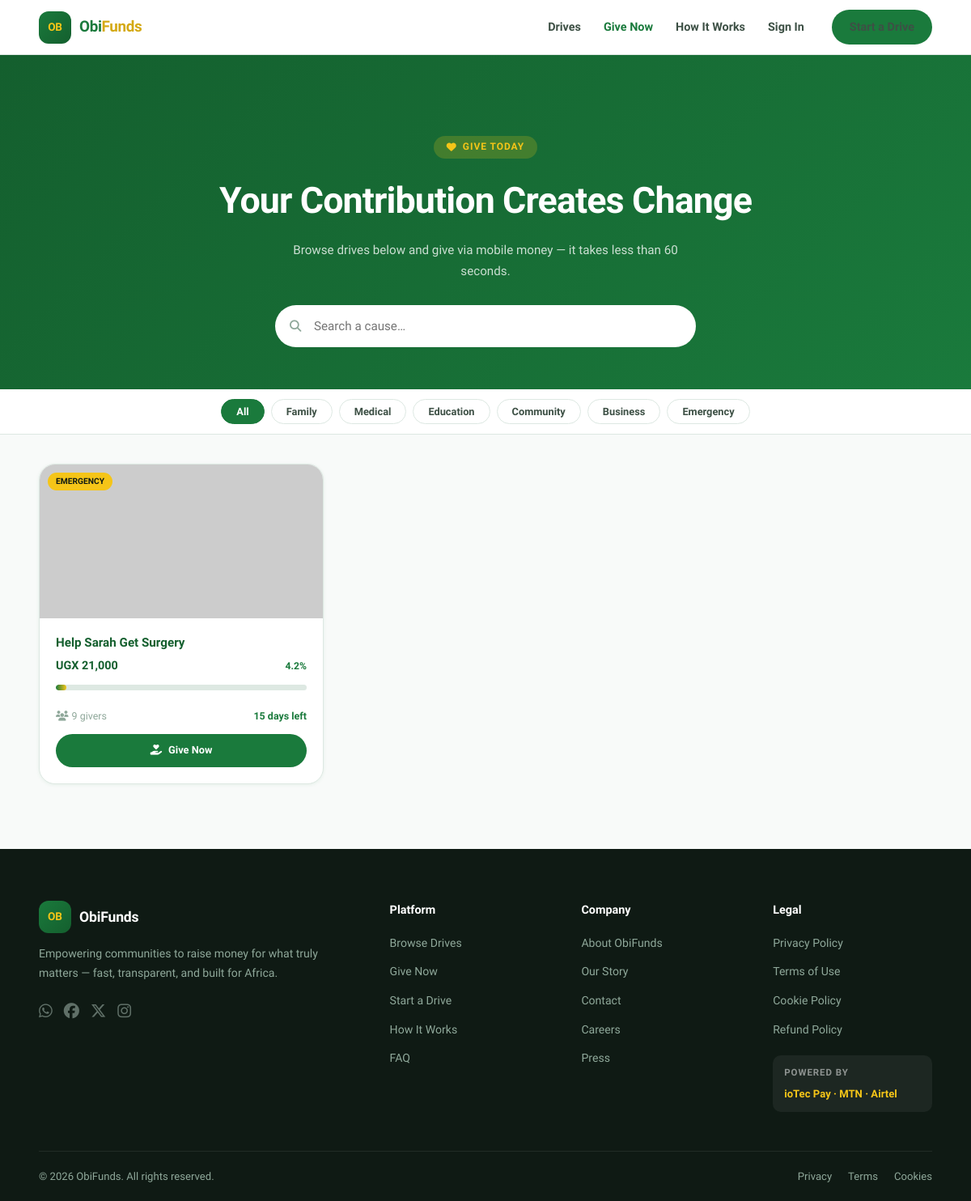
The app's page /donate.php with its own data.
### tables this page shows
CREATE TABLE `campaigns` (
  `campaign_id` int(11) NOT NULL,
  `campaigner_id` int(11) NOT NULL,
  `display_name` varchar(120) DEFAULT NULL,
  `title` varchar(150) NOT NULL,
  `slug` varchar(150) NOT NULL,
  `description` text NOT NULL,
  `category` varchar(50) NOT NULL,
  `goal_amount` decimal(15,2) NOT NULL,
  `currency` varchar(3) NOT NULL DEFAULT 'UGX',
  `raised_amount` decimal(15,2) DEFAULT 0.00,
  `contributor_count` int(11) DEFAULT 0,
  `image_url` varchar(500) DEFAULT NULL,
  `mobile_money_number` varchar(20) NOT NULL,
  `mobile_money_network` varchar(50) NOT NULL,
  `status` enum('draft','active','paused','suspended','completed','flagged') DEFAULT 'draft',
  `start_date` timestamp NOT NULL DEFAULT current_timestamp(),
  `end_date` timestamp NULL DEFAULT NULL,
  `country` varchar(50) NOT NULL,
  `is_featured` tinyint(1) DEFAULT 0,
  `view_count` int(11) DEFAULT 0,
  `share_count` int(11) DEFAULT 0,
  `created_at` timestamp NOT NULL DEFAULT current_timestamp(),
  `updated_at` timestamp NOT NULL DEFAULT current_timestamp() ON UPDATE current_timestamp(),
  `multiple_images` longtext DEFAULT NULL CHECK (json_valid(`multiple_images`))
);

### donate.php (the view, shortened to what this page needs)
<?php
require_once __DIR__ . '/includes/config.php';
$result = $conn->query(
    "SELECT c.*, u.full_name AS campaigner_name,
            ROUND((c.raised_amount/c.goal_amount)*100,1) AS pct,
            DATEDIFF(c.end_date,NOW()) AS days_left
     FROM campaigns c JOIN users u ON c.campaigner_id=u.user_id
     WHERE c.status='active' ORDER BY c.raised_amount DESC"
);
$campaigns = [];
while ($r = $result->fetch_assoc()) $campaigns[] = $r;
include __DIR__ . '/includes/header.php';
?>
<div style="background:linear-gradient(135deg,var(--green-dark) 0%,var(--green) 100%);padding:100px 0 52px;margin-top:68px;text-align:center;">
  <div class="container">
    <span style="display:inline-flex;align-items:center;gap:7px;background:rgba(245,197,24,.2);color:var(--yellow);font-size:.75rem;font-weight:800;padding:4px 16px;border-radius:99px;text-transform:uppercase;letter-spacing:.08em;margin-bottom:16px;">
      <i class="fas fa-heart"></i> Give Today
    </span>
    <h1 style="font-size:clamp(1.8rem,4vw,2.8rem);font-weight:900;color:#fff;letter-spacing:-.02em;margin-bottom:14px;">Your Contribution Creates Change</h1>
    <p style="color:rgba(255,255,255,.78);max-width:480px;margin:0 auto 28px;font-size:.95rem;line-height:1.7;">Browse drives below and give via mobile money — it takes less than 60 seconds.</p>
    <div style="max-width:520px;margin:0 auto;position:relative;">
      <i class="fas fa-search" style="position:absolute;left:18px;top:50%;transform:translateY(-50%);color:var(--gray-400);font-size:.9rem;"></i>
      <input type="text" id="donateSearch" placeholder="Search a cause…" class="form-input" style="padding-left:48px;font-size:.95rem;border-radius:99px;height:52px;border:none;"/>
    </div>
  </div>
</div>
<div style="background:#fff;border-bottom:1px solid var(--gray-200);padding:12px 0;position:sticky;top:68px;z-index:200;">
  <div class="container">
    <div style="display:flex;flex-wrap:wrap;gap:8px;justify-content:center;">
      <?php foreach(['','family','medical','education','community','business','emergency'] as $cat): ?>
        <button class="obi-cat-pill <?= $cat===''?'active':'' ?>" data-cat="<?= $cat ?>">
          <?= $cat==='' ? 'All' : ucfirst($cat) ?>
        </button>
      <?php endforeach; ?>
    </div>
  </div>
</div>
<section style="background:var(--gray-50);padding:36px 0 80px;">
  <div class="container">
    <div class="campaigns-grid" id="donateGrid">
      <?php foreach ($campaigns as $c): ?>
        <?php
          $pct  = min(100,(float)$c['pct']);
          $dl   = (int)$c['days_left'];
          $dlStr= $dl>0?"$dl days left":($dl===0?'Ends today':'Ended');
          $img  = $c['image_url']?:'https://picsum.photos/seed/'.($c['slug']??$c['campaign_id']).'/600/400';
        ?>
        <a href="<?= BASE ?>/campaign-detail.php?id=<?= $c['campaign_id'] ?>"
           class="card campaign-card obi-drive-card"
           data-title="<?= strtolower(htmlspecialchars($c['title'])) ?>"
           data-cat="<?= strtolower($c['category']??'other') ?>">
          <div style="position:relative;">
            <img class="card-img" src="<?= htmlspecialchars($img) ?>" alt="<?= htmlspecialchars($c['title']) ?>" loading="lazy"/>
            <span class="obi-card-cat"><?= htmlspecialchars($c['category']??'General') ?></span>
          </div>
          <div class="card-body">
            <p class="campaign-title"><?= htmlspecialchars($c['title']) ?></p>
            <div class="obi-raised-row">
              <span class="obi-raised-amt"><?= $c['currency'] ?> <?= number_format($c['raised_amount']) ?></span>
              <span class="obi-raised-pct"><?= $pct ?>%</span>
            </div>
            <div class="progress-wrap"><div class="progress-fill" style="width:<?= $pct ?>%"></div></div>
            <div class="campaign-footer">
              <span class="contributors-count"><i class="fas fa-users" style="margin-right:4px;"></i><?= $c['contributor_count'] ?> givers</span>
              <span class="days-left"><?= $dlStr ?></span>
            </div>
            <div style="margin-top:12px;">
              <span class="btn btn-primary btn-sm btn-block" style="pointer-events:none;background:var(--green);">
                <i class="fas fa-hand-holding-heart"></i> Give Now
              </span>
            </div>
          </div>
        </a>
      <?php endforeach; ?>
    </div>
  </div>
</section>
<?php include __DIR__ . '/includes/footer.php'; ?>

### css/style.css (style rules this page uses)
:root { --green: #1a7a3c; --green-dark: #145f2e; --green-light: #e8f5ee; --yellow: #f5c518; --yellow-dark: #d4a914; --yellow-light: #fef9e0; --gray-50: #f8faf9; --gray-100: #f0f4f2; --gray-200: #dde8e2; --gray-400: #8fa89a; --gray-500: #607068; --gray-600: #3d5045; --gray-800: #1c2b23; --gray-900: #0f1a14; --white: #ffffff; --red-err: #dc2626; --shadow-sm: 0 1px 4px rgba(26,122,60,.08); --shadow-md: 0 4px 20px rgba(26,122,60,.12); --shadow-lg: 0 8px 40px rgba(26,122,60,.18); --radius-sm: 8px; --radius-md: 12px; --radius-lg: 20px; --radius-xl: 28px; --max-w: 1380px; --transition: all .2s ease; }
*, *::before, *::after { box-sizing: border-box; margin: 0; padding: 0; }
html { scroll-behavior: smooth; }
body { font-family: 'Plus Jakarta Sans', 'Inter', sans-serif; font-size: 16px; line-height: 1.6; color: var(--gray-800); background: var(--white); }
img { max-width: 100%; display: block; }
a { text-decoration: none; color: inherit; }
button { cursor: pointer; border: none; background: none; font-family: inherit; }
input, select, textarea { font-family: inherit; }
.container { width: 100%; max-width: var(--max-w); margin: 0 auto; padding: 0 48px; }
.btn { display: inline-flex; align-items: center; gap: 8px; padding: 13px 30px; border-radius: 99px; font-weight: 700; font-size: .9rem; transition: var(--transition); white-space: nowrap; border: 2px solid transparent; }
.btn-primary { background: var(--green); color: var(--white); }
.btn-sm { padding: 8px 20px; font-size: .8rem; }
.btn-block { width: 100%; justify-content: center; }
.card { background: var(--white); border-radius: var(--radius-lg); border: 1px solid var(--gray-200); box-shadow: var(--shadow-sm); overflow: hidden; transition: var(--transition); }
.card-body { padding: 20px; }
.card-img { width: 100%; height: 190px; object-fit: cover; }
.progress-wrap { height: 7px; background: var(--gray-200); border-radius: 99px; overflow: hidden; margin: 8px 0; }
.progress-fill { height: 100%; background: linear-gradient(90deg, var(--green), var(--yellow)); border-radius: 99px; width: 0; transition: width 1.2s ease; }
.campaign-card { display: flex; flex-direction: column; }
.campaign-card .card-body { flex: 1; display: flex; flex-direction: column; }
.campaign-title { font-weight: 700; color: var(--green-dark); font-size: .95rem; line-height: 1.4; margin-bottom: 6px; }
.campaign-footer { display: flex; justify-content: space-between; align-items: center; margin-top: auto; padding-top: 14px; }
.contributors-count { font-size: .78rem; color: var(--gray-400); }
.days-left { font-size: .78rem; color: var(--green); font-weight: 700; }
.campaigns-grid { display: grid; grid-template-columns: repeat(3,1fr); gap: 24px; }
.form-input { width: 100%; padding: 12px 16px; border: 1.5px solid var(--gray-200); border-radius: var(--radius-md); font-size: .9rem; color: var(--gray-800); background: var(--white); outline: none; transition: var(--transition); }
a.campaign-card { cursor: pointer; }
a.campaign-card .btn { pointer-events: none; }

### donate.php (style rules this page uses)
.obi-cat-pill { padding:7px 18px;border-radius:99px;border:1.5px solid var(--gray-200);background:#fff;font-size:.8rem;font-weight:700;color:var(--gray-600);cursor:pointer;transition:all .15s; }
.obi-cat-pill.active { background:var(--green);color:#fff;border-color:var(--green); }
.obi-drive-card { text-decoration:none;color:inherit; }
.obi-card-cat { position:absolute;top:10px;left:10px;background:var(--yellow);color:var(--gray-900);font-size:.64rem;font-weight:800;padding:3px 10px;border-radius:99px;text-transform:uppercase; }
.obi-raised-row { display:flex;justify-content:space-between;align-items:baseline;margin-bottom:4px; }
.obi-raised-amt { font-weight:800;color:var(--green-dark);font-size:.9rem; }
.obi-raised-pct { font-size:.76rem;font-weight:700;color:var(--green); }

### records on screen
campaigns: category "EMERGENCY", title "Help Sarah Get Surgery", currency "UGX", raised_amount "21,000", pct "4.2", contributor_count "9", dlStr "15 days left"

### other values on screen
$cat "Family"
$cat "Medical"
$cat "Education"
$cat "Community"
$cat "Business"
$cat "Emergency"
